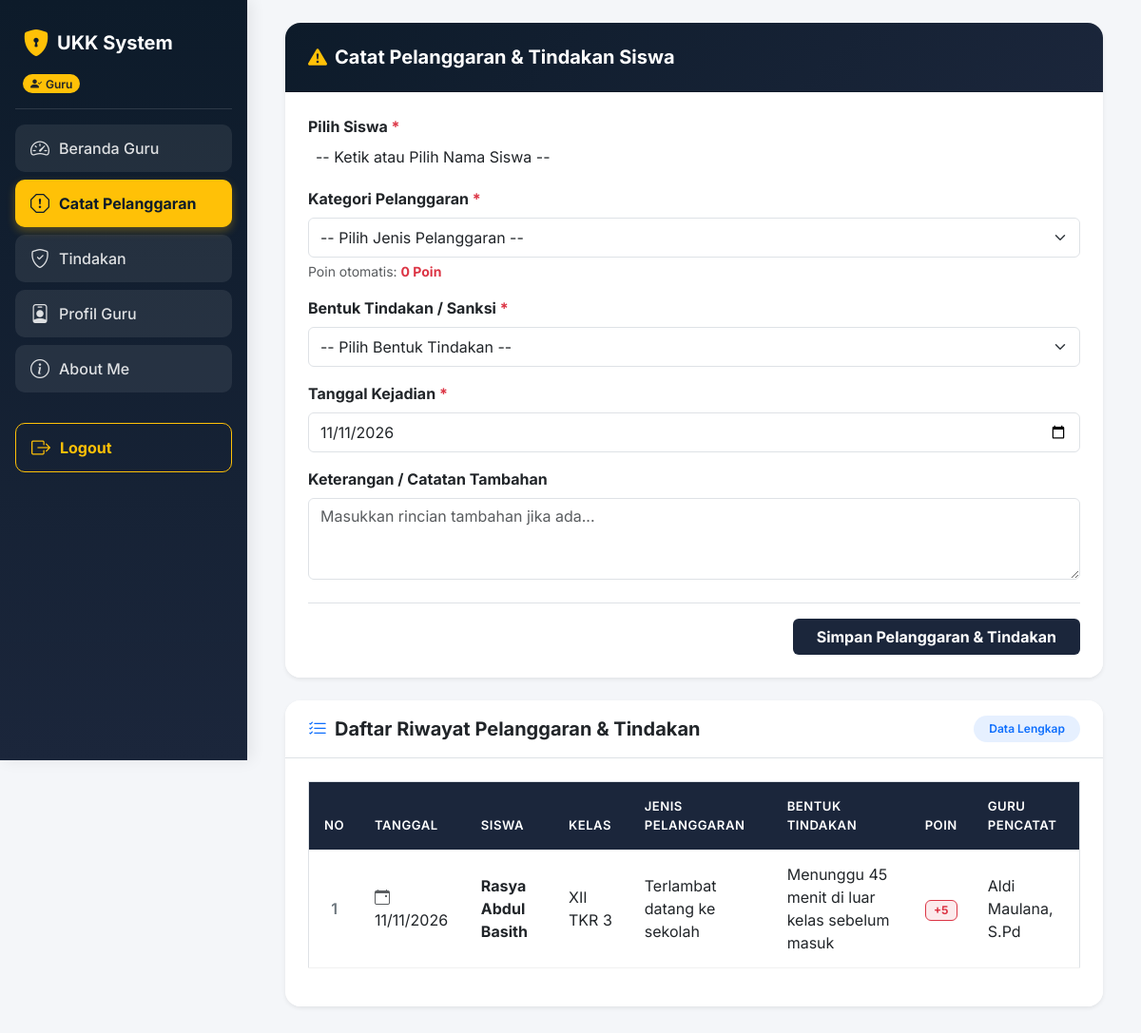
Screenshot of /dashboard.php?tab=menu2 (signed in) with the database file from the repository.
### tables this page shows
CREATE TABLE `t_pelanggaran_siswa` (
  `id` int(11) NOT NULL,
  `tahun_ajaran_id` int(11) DEFAULT NULL,
  `siswa_id` int(11) DEFAULT NULL,
  `nama_siswa` varchar(150) NOT NULL,
  `kelas_id` int(11) DEFAULT NULL,
  `nama_kelas` varchar(100) NOT NULL,
  `pelanggaran_id` int(11) DEFAULT NULL,
  `nama_pelanggaran` varchar(100) NOT NULL,
  `pelanggaran_kategori_id` int(11) DEFAULT NULL,
  `guru_id` int(11) DEFAULT NULL,
  `nama_guru` varchar(150) NOT NULL,
  `tanggal` date DEFAULT NULL,
  `keterangan` text NOT NULL,
  `poin` int(11) NOT NULL,
  `tindakan` text NOT NULL,
  `status` varchar(30) NOT NULL,
  `created_at` timestamp NOT NULL DEFAULT current_timestamp(),
  `updated_at` timestamp NOT NULL DEFAULT current_timestamp()
);

CREATE TABLE `t_siswa` (
  `id` int(11) NOT NULL,
  `nis` varchar(30) DEFAULT NULL,
  `nisn` varchar(20) NOT NULL,
  `nama` varchar(50) DEFAULT NULL,
  `kelas` varchar(50) NOT NULL,
  `kelas_id` int(11) NOT NULL,
  `jurusan` varchar(50) NOT NULL,
  `jenis_kelamin` char(1) NOT NULL,
  `tanggal_lahir` date NOT NULL,
  `alamat` text NOT NULL,
  `status_aktif` tinyint(1) NOT NULL,
  `created_at` timestamp NULL DEFAULT current_timestamp(),
  `updated_at` timestamp NULL DEFAULT current_timestamp()
);

CREATE TABLE `t_pelanggaran_kategori` (
  `id` int(11) NOT NULL,
  `nama` varchar(100) DEFAULT NULL,
  `siswa_id` int(11) NOT NULL,
  `pelanggaran_kategori_id` int(20) NOT NULL,
  `poin` int(11) NOT NULL,
  `tanggal` datetime NOT NULL DEFAULT current_timestamp() ON UPDATE current_timestamp(),
  `deskripsi` text NOT NULL,
  `status_aktif` tinyint(1) NOT NULL,
  `created_at` timestamp NOT NULL DEFAULT current_timestamp(),
  `updated_at` timestamp NOT NULL DEFAULT current_timestamp()
);

CREATE TABLE `t_tindakan` (
  `id` int(11) NOT NULL,
  `siswa_id` int(11) DEFAULT NULL,
  `pelanggaran_siswa_id` int(11) DEFAULT NULL,
  `bentuk_tindakan` text DEFAULT NULL,
  `tanggal_tindakan` date DEFAULT NULL,
  `status_penyelesaian` varchar(50) DEFAULT 'Diproses'
);

### tab_catat_pelanggaran_guru.php (the view, shortened to what this page needs)
<?php
include 'koneksi.php';
$nama_guru_login = $_SESSION['nama'] ?? 'Guru Pengajar';
?>
<link href="https://cdn.jsdelivr.net/npm/select2@4.1.0-rc.0/dist/css/select2.min.css" rel="stylesheet" />
<link href="https://cdn.jsdelivr.net/npm/select2-bootstrap-5-theme@1.3.0/dist/select2-bootstrap-5-theme.min.css" rel="stylesheet" />
<div class="container-fluid px-3 pb-5">
    <div class="card shadow-sm border-0 rounded-4 overflow-hidden mb-4">
        <div class="card-header text-white p-4" style="background: linear-gradient(135deg, #0d1b2a 0%, #1b263b 100%);">
            <h5 class="mb-0 fw-bold"><i class="bi bi-exclamation-triangle-fill text-warning me-2"></i>Catat Pelanggaran & Tindakan Siswa</h5>
        </div>
        <div class="card-body p-4 bg-white">
            <form action="" method="POST">
                <div class="mb-3">
                    <label class="form-label fw-bold">Pilih Siswa <span class="text-danger">*</span></label>
                </div>
                <div class="mb-3">
                    <label class="form-label fw-bold">Kategori Pelanggaran <span class="text-danger">*</span></label>
                    <select name="kategori_id" id="pilihKategori" class="form-select py-2" required onchange="updatePoinInfo(this)">
                        <option value="">-- Pilih Jenis Pelanggaran --</option>
                    </select>
                    <small class="text-muted mt-1 d-block">Poin otomatis: <span id="infoPoin" class="fw-bold text-danger">0 Poin</span></small>
                </div>
                <div class="mb-3">
                    <label class="form-label fw-bold">Bentuk Tindakan / Sanksi <span class="text-danger">*</span></label>
                    <select name="bentuk_tindakan" class="form-select py-2" required>
                        <option value="">-- Pilih Bentuk Tindakan --</option>
                    </select>
                </div>
                <div class="mb-3">
                    <label class="form-label fw-bold">Tanggal Kejadian <span class="text-danger">*</span></label>
                    <input type="date" name="tanggal" class="form-control py-2" value="<?= date('Y-m-d'); ?>" required>
                </div>
                <div class="mb-4">
                    <label class="form-label fw-bold">Keterangan / Catatan Tambahan</label>
                    <textarea name="keterangan" class="form-control" rows="3" placeholder="Masukkan rincian tambahan jika ada..."></textarea>
                </div>
                <div class="pt-3 border-top d-flex gap-2 justify-content-end">
                    <button type="submit" name="btn_simpan_pelanggaran_guru" class="btn text-white px-4 fw-bold" style="background-color: #1b263b;">Simpan Pelanggaran & Tindakan</button>
                </div>
            </form>
        </div>
    </div>
    <div class="card shadow-sm border-0 rounded-4 overflow-hidden mb-5">
        <div class="card-header bg-white py-3 px-4 border-bottom d-flex justify-content-between align-items-center">
            <h5 class="fw-bold mb-0 text-dark"><i class="bi bi-list-check text-primary me-2"></i>Daftar Riwayat Pelanggaran & Tindakan</h5>
            <span class="badge bg-primary bg-opacity-10 text-primary px-3 py-2 rounded-pill fw-semibold">Data Lengkap</span>
        </div>
        <div class="card-body p-4 bg-white">
            <div class="table-responsive">
                <table class="table table-hover align-middle border">
                    <thead style="background-color: #1b263b; color: white;">
                        <tr>
                            <th class="py-3 text-center" style="width: 5%;">NO</th>
                            <th class="py-3">TANGGAL</th>
                            <th class="py-3">SISWA</th>
                            <th class="py-3">KELAS</th>
                            <th class="py-3">JENIS PELANGGARAN</th>
                            <th class="py-3">BENTUK TINDAKAN</th>
                            <th class="py-3 text-center">POIN</th>
                            <th class="py-3">GURU PENCATAT</th>
                        </tr>
                    </thead>
                    <tbody>
                        <?php
                        $query_riwayat = "SELECT ps.*,
                                                 s.nama AS s_nama,
                                                 s.kelas AS s_kelas,
                                                 k.nama AS k_nama,
                                                 t.bentuk_tindakan AS t_bentuk
                                          FROM t_pelanggaran_siswa ps
                                          LEFT JOIN t_siswa s ON ps.siswa_id = s.id
                                          LEFT JOIN t_pelanggaran_kategori k ON ps.pelanggaran_kategori_id = k.id
                                          LEFT JOIN t_tindakan t ON t.pelanggaran_siswa_id = ps.id
                                          ORDER BY ps.id DESC";
                        $res_riwayat = mysqli_query($koneksi, $query_riwayat);
                        if ($res_riwayat && mysqli_num_rows($res_riwayat) > 0) {
                            $no = 1;
                            while ($row = mysqli_fetch_assoc($res_riwayat)) {
                                $tgl = date('d/m/Y', strtotime($row['tanggal'] ?? date('Y-m-d')));
                                $nama_siswa = !empty($row['s_nama']) ? $row['s_nama'] : ($row['nama_siswa'] ?? 'Siswa');
                                $kelas_siswa = !empty($row['s_kelas']) ? $row['s_kelas'] : ($row['nama_kelas'] ?? '-');
                                $nama_kat = !empty($row['k_nama']) ? $row['k_nama'] : ($row['nama_pelanggaran'] ?? 'Pelanggaran');
                                $bentuk_tindakan = !empty($row['t_bentuk']) ? $row['t_bentuk'] : ($row['tindakan'] ?? '-');
                                $poin = $row['poin'] ?? 0;
                                $nama_guru = $row['nama_guru'] ?? $nama_guru_login;
                                echo "<tr>";
                                echo "<td class='text-center fw-semibold text-secondary'>{$no}</td>";
                                echo "<td><i class='bi bi-calendar-event text-muted me-1'></i> {$tgl}</td>";
                                echo "<td class='fw-bold text-dark'>" . htmlspecialchars($nama_siswa) . "</td>";
                                echo "<td>" . htmlspecialchars($kelas_siswa) . "</td>";
                                echo "<td>" . htmlspecialchars($nama_kat) . "</td>";
                                echo "<td>" . htmlspecialchars($bentuk_tindakan) . "</td>";
                                echo "<td class='text-center'><span class='badge bg-danger bg-opacity-10 text-danger border border-danger px-2 py-1'>+" . htmlspecialchars($poin) . "</span></td>";
                                echo "<td>" . htmlspecialchars($nama_guru) . "</td>";
                                echo "</tr>";
                                $no++;
                            }
                        } else {
                            echo "<tr><td colspan='8' class='text-center py-4 text-muted'><i class='bi bi-folder2-open display-6 d-block mb-2'></i>Belum ada data catatan pelanggaran.</td></tr>";
                        }
                        ?>
                    </tbody>
                </table>
            </div>
        </div>
    </div>
</div>

### dashboard.php (shortened to what this page needs)
<?php
$role  = $_SESSION['role'] ?? 'Admin';
$default_tab = ($role === 'Guru') ? 'dashboard' : 'menu1';
$active_tab  = $_GET['tab'] ?? $default_tab;
if ($role === 'Guru') {
  $menus = [
    ['id' => 'dashboard', 'name' => 'Beranda Guru', 'icon' => 'bi-speedometer2'],
    ['id' => 'menu2', 'name' => 'Catat Pelanggaran', 'icon' => 'bi-exclamation-octagon'],
    ['id' => 'menu3', 'name' => 'Tindakan', 'icon' => 'bi-shield-check'],
    ['id' => 'menu4', 'name' => 'Profil Guru', 'icon' => 'bi-person-badge'],
    ['id' => 'menu_about', 'name' => 'About Me', 'icon' => 'bi-info-circle']
  ];
}
?>
<!DOCTYPE html>
<html lang="id">
<head>
  <link href="https://cdn.jsdelivr.net/npm/bootstrap@5.3.0/dist/css/bootstrap.min.css" rel="stylesheet">
  <link rel="stylesheet" href="https://cdn.jsdelivr.net/npm/bootstrap-icons@1.11.1/font/bootstrap-icons.css">
</head>
<body>
  <div class="container-fluid p-0">
    <div class="row g-0">
      <div class="sidebar p-3 text-white" id="appSidebar">
        <div class="d-flex align-items-center justify-content-between mb-2 px-2 mt-2">
          <div class="d-flex align-items-center gap-2">
            <i class="bi bi-shield-lock-fill fs-3 text-warning"></i>
            <h4 class="mb-0 fw-bold fs-5">UKK System</h4>
          </div>
        </div>
        <div class="px-2 mb-3">
          <span class="badge bg-warning text-dark px-2 py-1 rounded-pill fw-semibold">
            <i class="bi bi-person-check-fill me-1"></i><?= $role; ?>
          </span>
        </div>
        <hr class="text-white-50">
        <ul class="nav flex-column mb-auto">
          <?php foreach ($menus as $menu): ?>
            <?php $is_active = ($active_tab === $menu['id']) ? 'active-menu' : ''; ?>
            <li class="nav-item">
              <a href="dashboard.php?tab=<?= $menu['id']; ?>" id="btn-tab-<?= $menu['id']; ?>" class="nav-link-custom <?= $is_active; ?>">
                <i class="bi <?= $menu['icon']; ?> fs-5"></i>
                <span><?= $menu['name']; ?></span>
              </a>
            </li>
          <?php endforeach; ?>
          <li class="nav-item mt-4">
            <a href="logout.php" class="nav-link-custom text-warning fw-bold bg-transparent border border-warning" onclick="return confirm('Apakah Anda yakin ingin keluar?')">
              <i class="bi bi-box-arrow-right fs-5"></i>
              <span>Logout</span>
            </a>
          </li>
        </ul>
      </div>
      <main class="main-content p-3 p-md-4">
        <div id="tab-menu2" class="tab-content" style="display: <?= ($active_tab === 'menu2') ? 'block' : 'none'; ?>;">
          <?php
          if ($role === 'Guru') {
            if (file_exists('tab_catat_pelanggaran_guru.php')) {
              include 'tab_catat_pelanggaran_guru.php';
            } else {
              echo '<div class="alert alert-danger">File tab_catat_pelanggaran_guru.php tidak ditemukan.</div>';
            }
          } else {
            if (file_exists('tab_guru.php')) {
              include 'tab_guru.php';
            } else {
              echo '<div class="alert alert-warning">File tab_guru.php belum ada.</div>';
            }
          }
          ?>
        </div>
      </main>
    </div>
  </div>
</body>
</html>

### dashboard.php (style rules this page uses)
body { font-family: 'Inter', sans-serif; background-color: #f4f6f9; color: #333; overflow-x: hidden; }
.sidebar { background: linear-gradient(180deg, #0d1b2a 0%, #1b263b 100%); box-shadow: 4px 0 15px rgba(0, 0, 0, 0.08); position: fixed; top: 0; left: 0; height: 100vh; width: 260px; overflow-y: auto; z-index: 1045; transition: transform 0.3s ease-in-out; }
.sidebar .nav-link-custom { color: rgba(255, 255, 255, 0.85); background-color: rgba(255, 255, 255, 0.08); border-radius: 10px; padding: 10px 16px; margin-bottom: 8px; font-weight: 500; transition: all 0.25s ease; display: flex; align-items: center; gap: 10px; text-decoration: none; }
.sidebar .nav-link-custom.active-menu { background-color: #ffc107; color: #0d1b2a !important; font-weight: 700; box-shadow: 0 4px 10px rgba(255, 193, 7, 0.3); }
.main-content { margin-left: 260px; width: calc(100% - 260px); transition: all 0.3s ease-in-out; }
.table thead th { background-color: #1b263b; color: #ffffff; font-weight: 600; text-transform: uppercase; font-size: 0.82rem; letter-spacing: 0.5px; padding: 14px 16px; border: none; }
.table tbody td { padding: 14px 16px; vertical-align: middle; border-color: #f1f1f1; }

### rows the page displays
t_pelanggaran_siswa: tanggal "11/11/2026", siswa.nama "Rasya Abdul Basith", siswa.kelas "XII TKR 3", pelanggaran_kategori.nama "Terlambat datang ke sekolah", t_tindakan.bentuk_tindakan "Menunggu 45 menit di luar kelas sebelum masuk", poin "5", nama_guru "Aldi Maulana, S.Pd"

### other values shown
$role "Guru"
$menu['name'] "Beranda Guru"
$menu['name'] "Catat Pelanggaran"
$menu['name'] "Tindakan"
$menu['name'] "Profil Guru"
$menu['name'] "About Me"
